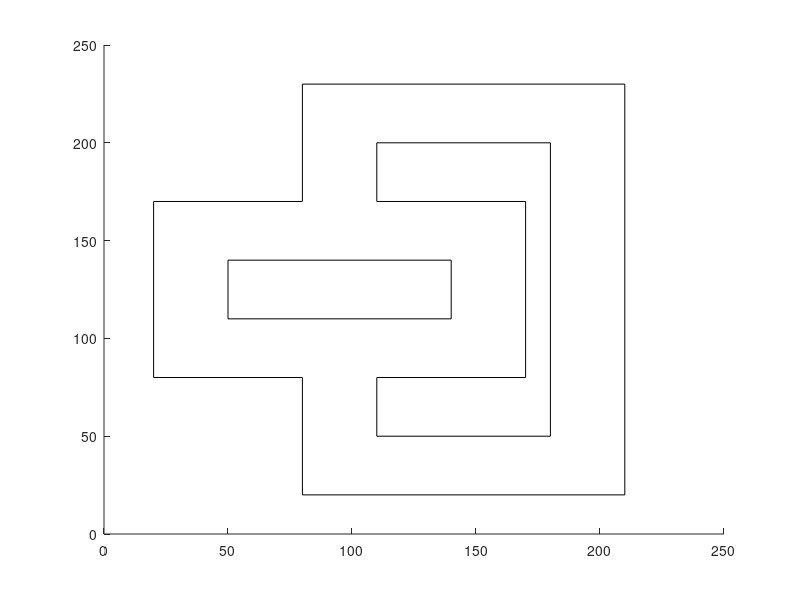

This figure's MATLAB source:
%% Map Generation
function map = map_generation(mapFlag)
    if nargin < 1
        mapFlag = 2;
    end
    switch mapFlag
        case 0
            % simple square
            map = zeros(4,4);
            map(:,1) = [20; 20; 200; 20];
            map(:,2) = [200; 20; 200; 240];
            map(:,3) = [200; 240; 20; 240];
            map(:,4) = [20; 240; 20; 20];
        case 1
            % simple square in addition to a square interior
            map = zeros(4,8);
            % exterior
            map(:,1) = [20; 20; 200; 20];
            map(:,2) = [200; 20; 200; 240];
            map(:,3) = [200; 240; 20; 240];
            map(:,4) = [20; 240; 20; 20];
            % interior
            map(:,5) = [50; 50; 150; 50];
            map(:,6) = [150; 20; 150; 190];
            map(:,7) = [150; 190; 50; 190];
            map(:,8) = [50; 190; 50; 50];
        case 2
            %Consists of (x,y) start and end points that define a line in the space
            map = zeros(4,24);
            %Wall Exterior
            map(:,1) = [80; 20; 210; 20];
            map(:,2) = [210; 20; 210; 230];
            map(:,3) = [210; 230; 80; 230];
            map(:,4) = [80; 230; 80; 170];
            map(:,5) = [80; 170; 20; 170];
            map(:,6) = [20; 170; 20; 80];
            map(:,7) = [20; 80; 80; 80];
            map(:,8) = [80; 80; 80; 20];
            %Wall Interior
            map(:,9) = [110; 50; 180; 50];
            map(:,10) = [180; 50; 180; 200];
            map(:,11) = [180; 200; 110; 200];
            map(:,12) = [110; 200; 110; 170];
            map(:,13) = [110; 170; 170; 170];
            map(:,14) = [170; 170; 170; 80];
            map(:,15) = [170; 80; 110; 80];
            map(:,16) = [110; 80; 110; 50];
            %Wall Interior
            map(:,17) = [50; 110; 140; 110];
            map(:,18) = [140; 110; 140; 140];
            map(:,19) = [140; 140; 50; 140];
            map(:,20) = [50; 140; 50; 110];
    end

%     via = [100,35; 185,35; 185,40; 190,45; 195,50; 195,200; 190,205; 185,210; 180,215; 110,215; 105,195; 100,190; 95,185; ...
%         95,170; 90,165; 85,160; 80, 155; 50,155; 45, 150; 40,145; 35,140; 35,110; 40,105; 45, 100; 50,95; 140,95; 145,100; ...
%         150,105; 155,110; 155,140; 150,145; 145,150; 140,155; 50,155; 45, 150; 30,145; 35,140; 35,110; 40,105; ...
%         45,100; 50,95; 80,95; 85,90; 90,85; 95,80; 95,35];
%     % Plot map
    figure(1)
    clf
    hold on
    for d = 1:size(map,2)
        plot([map(1,d) map(3,d)],[map(2,d) map(4,d)],'k')
    end
%     hold on
%     plot(via(:,1),via(:,2),'rx')
%     hold off